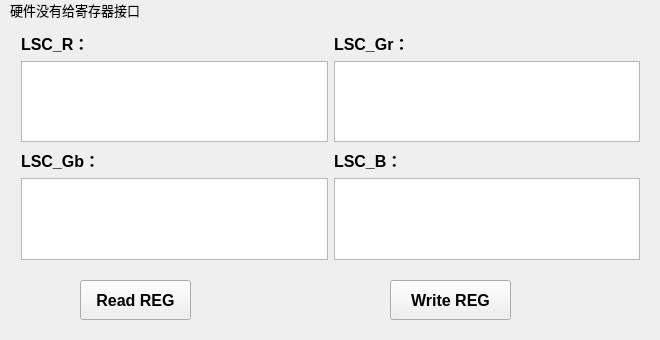
<?xml version="1.0" encoding="UTF-8"?>
<ui version="4.0">
 <class>LSC_tabClass</class>
 <widget class="QWidget" name="LSC_tabClass">
  <property name="geometry">
   <rect>
    <x>0</x>
    <y>0</y>
    <width>660</width>
    <height>340</height>
   </rect>
  </property>
  <property name="minimumSize">
   <size>
    <width>660</width>
    <height>340</height>
   </size>
  </property>
  <property name="windowTitle">
   <string>LSC_tab</string>
  </property>
  <widget class="QLabel" name="label">
   <property name="geometry">
    <rect>
     <x>10</x>
     <y>0</y>
     <width>261</width>
     <height>20</height>
    </rect>
   </property>
   <property name="font">
    <font>
     <pointsize>10</pointsize>
    </font>
   </property>
   <property name="text">
    <string>硬件没有给寄存器接口</string>
   </property>
  </widget>
  <widget class="QPushButton" name="lsc_read_btn">
   <property name="geometry">
    <rect>
     <x>80</x>
     <y>280</y>
     <width>111</width>
     <height>40</height>
    </rect>
   </property>
   <property name="minimumSize">
    <size>
     <width>100</width>
     <height>40</height>
    </size>
   </property>
   <property name="font">
    <font>
     <pointsize>12</pointsize>
     <bold>true</bold>
    </font>
   </property>
   <property name="text">
    <string>Read REG</string>
   </property>
  </widget>
  <widget class="QPushButton" name="lsc_write_btn">
   <property name="geometry">
    <rect>
     <x>390</x>
     <y>280</y>
     <width>121</width>
     <height>40</height>
    </rect>
   </property>
   <property name="minimumSize">
    <size>
     <width>100</width>
     <height>40</height>
    </size>
   </property>
   <property name="font">
    <font>
     <pointsize>12</pointsize>
     <bold>true</bold>
    </font>
   </property>
   <property name="text">
    <string>Write REG</string>
   </property>
  </widget>
  <widget class="QWidget" name="layoutWidget">
   <property name="geometry">
    <rect>
     <x>10</x>
     <y>20</y>
     <width>641</width>
     <height>251</height>
    </rect>
   </property>
   <layout class="QGridLayout" name="gridLayout">
    <item row="3" column="0">
     <widget class="QPlainTextEdit" name="LSC_Gb">
      <property name="minimumSize">
       <size>
        <width>0</width>
        <height>45</height>
       </size>
      </property>
      <property name="font">
       <font>
        <pointsize>12</pointsize>
        <bold>true</bold>
       </font>
      </property>
     </widget>
    </item>
    <item row="1" column="1">
     <widget class="QPlainTextEdit" name="LSC_Gr">
      <property name="minimumSize">
       <size>
        <width>0</width>
        <height>45</height>
       </size>
      </property>
      <property name="font">
       <font>
        <pointsize>12</pointsize>
        <bold>true</bold>
       </font>
      </property>
     </widget>
    </item>
    <item row="2" column="0">
     <widget class="QLabel" name="label_4">
      <property name="font">
       <font>
        <pointsize>12</pointsize>
        <bold>true</bold>
       </font>
      </property>
      <property name="text">
       <string>LSC_Gb：</string>
      </property>
     </widget>
    </item>
    <item row="1" column="0">
     <widget class="QPlainTextEdit" name="LSC_R">
      <property name="minimumSize">
       <size>
        <width>0</width>
        <height>45</height>
       </size>
      </property>
      <property name="font">
       <font>
        <pointsize>12</pointsize>
        <bold>true</bold>
       </font>
      </property>
     </widget>
    </item>
    <item row="2" column="1">
     <widget class="QLabel" name="label_5">
      <property name="font">
       <font>
        <pointsize>12</pointsize>
        <bold>true</bold>
       </font>
      </property>
      <property name="text">
       <string>LSC_B：</string>
      </property>
     </widget>
    </item>
    <item row="3" column="1">
     <widget class="QPlainTextEdit" name="LSC_B">
      <property name="minimumSize">
       <size>
        <width>0</width>
        <height>45</height>
       </size>
      </property>
      <property name="font">
       <font>
        <pointsize>12</pointsize>
        <bold>true</bold>
       </font>
      </property>
     </widget>
    </item>
    <item row="0" column="1">
     <widget class="QLabel" name="label_3">
      <property name="font">
       <font>
        <pointsize>12</pointsize>
        <bold>true</bold>
       </font>
      </property>
      <property name="text">
       <string>LSC_Gr：</string>
      </property>
     </widget>
    </item>
    <item row="0" column="0">
     <widget class="QLabel" name="label_2">
      <property name="font">
       <font>
        <pointsize>12</pointsize>
        <bold>true</bold>
       </font>
      </property>
      <property name="text">
       <string>LSC_R：</string>
      </property>
     </widget>
    </item>
   </layout>
  </widget>
 </widget>
 <layoutdefault spacing="6" margin="11"/>
 <resources/>
 <connections/>
</ui>
